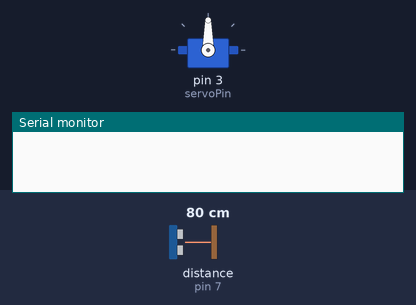
A sketch run on a simulated Arduino Uno, built with avr-gcc and run on an emulated ATmega328P. On the bench: servo, the last lines printed to the serial monitor. Inputs (shaded band) come from the test bench; at power-on: distance to the obstacle (sensor on pin 7) 80 cm. The echo pulse lasts 58.3 µs per cm.

Above: at 2.2 s.
2.3 s: distance to the obstacle (sensor on pin 7) set to 18 cm
4.2 s: distance to the obstacle (sensor on pin 7) set to 14 cm
At 6.4 s:
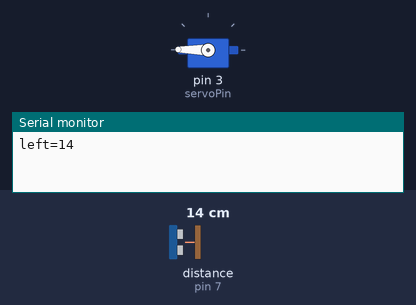
At 8.8 s:
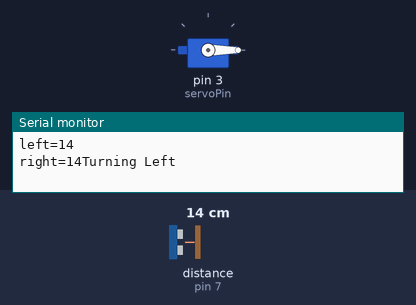
10.5 s: distance to the obstacle (sensor on pin 7) set to 2 cm
Timing chart, 0 to 15.6 s (numbered marks = the images above; inputs shaded):
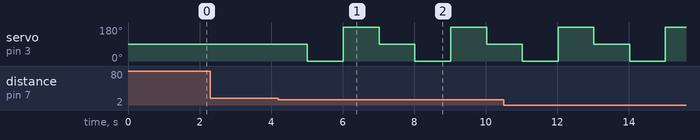

Measured:
- the behaviour switches between 16 and 15 cm on distance to the obstacle (sensor on pin 7) (found by bisection; images 0 and 1)
- after the input at 2.3 s, every drawn part: stays the same
- after the input at 4.2 s, servo on pin 3 (servoPin): 90° → 0° after 0.82 s, → 179° 1.0 s later, → 89° 1.0 s later, → 0° 1.0 s later, … (6 changes in this stretch)

The sketch:

Arduino_Sketch.ino
```cpp
#include<Servo.h>
Servo myservo;
int usspin = 7;
int servoPin = 3;
int dc1e = 6;
int dc2e = 10;
int dc1c2 = 12;
int dc1c1 = 11;
int dc2c1 = 8;
int dc2c2 = 9;

int len,dist,left,right;

void setup()
{
  Serial.begin(9600);
  myservo.attach(servoPin);
  pinMode(dc1e, OUTPUT);
  pinMode(dc2e, OUTPUT);
  pinMode(dc1c1, OUTPUT);
  pinMode(dc1c2, OUTPUT);
  pinMode(dc2c1, OUTPUT);
  pinMode(dc2c2, OUTPUT);
  myservo.write(90);
  delay(1000);
}

void turnl()
{
  digitalWrite(dc1e, HIGH);
  digitalWrite(dc2e, HIGH);
  digitalWrite(dc1c1, LOW);
  digitalWrite(dc1c2, HIGH);
  digitalWrite(dc2c1, HIGH);
  digitalWrite(dc2c2, LOW);
  delay(1000);
}
void turnr()
{
  digitalWrite(dc1e, HIGH);
  digitalWrite(dc2e, HIGH);
  digitalWrite(dc1c1, HIGH);
  digitalWrite(dc1c2, LOW);
  digitalWrite(dc2c1, LOW);
  digitalWrite(dc2c2, HIGH);
  delay(1000);
}

int microsecTocm(int microsec)
{
  return microsec/29/2;
}

int ussread()
{
  pinMode(usspin, OUTPUT);
  digitalWrite(usspin, LOW);
  delayMicroseconds(2);
  digitalWrite(usspin, HIGH);
  delayMicroseconds(5);
  digitalWrite(usspin, LOW);
  pinMode(usspin,INPUT);
  len = pulseIn(usspin, HIGH);
  dist=microsecTocm(len);
  return (dist);
}

void checkdir()
{
  myservo.write(0);
  delay(1000);
  left=ussread();
  Serial.print("\nleft=");
  Serial.print(left);
  myservo.write(179);
  delay(1000);
  right=ussread();
  Serial.print("\nright=");
  Serial.print(right);
  myservo.write(89);
  if(left>=right)
  {turnl();Serial.print("Turning Left");}
  else
  {turnr(); Serial.print("Turning Right");}
}

void loop()
{
  if(ussread()<=15)
  {
    digitalWrite(dc1e, LOW);
    digitalWrite(dc2e, LOW);
    checkdir();
  }
  else
  {
    digitalWrite(dc1e, HIGH);
    digitalWrite(dc2e, HIGH);
    digitalWrite(dc1c1, HIGH);
    digitalWrite(dc1c2, LOW);
    digitalWrite(dc2c1, HIGH);
    digitalWrite(dc2c2, LOW);
    delay(1000);
  }
}
```
